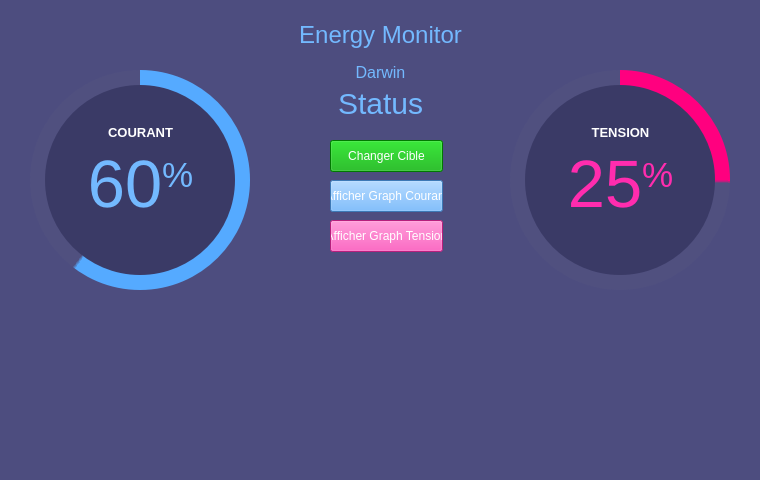
<?xml version="1.0" encoding="UTF-8"?>
<ui version="4.0">
 <class>MainWindow</class>
 <widget class="QMainWindow" name="MainWindow">
  <property name="geometry">
   <rect>
    <x>0</x>
    <y>0</y>
    <width>760</width>
    <height>480</height>
   </rect>
  </property>
  <property name="minimumSize">
   <size>
    <width>760</width>
    <height>480</height>
   </size>
  </property>
  <property name="maximumSize">
   <size>
    <width>760</width>
    <height>480</height>
   </size>
  </property>
  <property name="windowTitle">
   <string>Energy Monitor</string>
  </property>
  <property name="styleSheet">
   <string notr="true">background-color: rgb(77, 77, 127);</string>
  </property>
  <widget class="QWidget" name="centralwidget">
   <widget class="QFrame" name="circularProgressBar_Main">
    <property name="geometry">
     <rect>
      <x>20</x>
      <y>60</y>
      <width>240</width>
      <height>240</height>
     </rect>
    </property>
    <property name="styleSheet">
     <string notr="true">background-color: none;</string>
    </property>
    <property name="frameShape">
     <enum>QFrame::NoFrame</enum>
    </property>
    <property name="frameShadow">
     <enum>QFrame::Raised</enum>
    </property>
    <widget class="QFrame" name="circularProgressCPU">
     <property name="geometry">
      <rect>
       <x>10</x>
       <y>10</y>
       <width>220</width>
       <height>220</height>
      </rect>
     </property>
     <property name="styleSheet">
      <string notr="true">QFrame{
	border-radius: 110px;	
	background-color: qconicalgradient(cx:0.5, cy:0.5, angle:90, stop:0.400 rgba(85, 170, 255, 255), stop:0.395 rgba(255, 255, 255, 0));
}</string>
     </property>
     <property name="frameShape">
      <enum>QFrame::StyledPanel</enum>
     </property>
     <property name="frameShadow">
      <enum>QFrame::Raised</enum>
     </property>
    </widget>
    <widget class="QFrame" name="circularBg">
     <property name="geometry">
      <rect>
       <x>10</x>
       <y>10</y>
       <width>220</width>
       <height>220</height>
      </rect>
     </property>
     <property name="styleSheet">
      <string notr="true">QFrame{
	border-radius: 110px;	
	background-color: rgba(85, 85, 127, 100);
}</string>
     </property>
     <property name="frameShape">
      <enum>QFrame::StyledPanel</enum>
     </property>
     <property name="frameShadow">
      <enum>QFrame::Raised</enum>
     </property>
    </widget>
    <widget class="QFrame" name="circularContainer">
     <property name="geometry">
      <rect>
       <x>25</x>
       <y>25</y>
       <width>190</width>
       <height>190</height>
      </rect>
     </property>
     <property name="baseSize">
      <size>
       <width>0</width>
       <height>0</height>
      </size>
     </property>
     <property name="styleSheet">
      <string notr="true">QFrame{
	border-radius: 95px;	
	background-color: rgb(58, 58, 102);
}</string>
     </property>
     <property name="frameShape">
      <enum>QFrame::StyledPanel</enum>
     </property>
     <property name="frameShadow">
      <enum>QFrame::Raised</enum>
     </property>
     <widget class="QWidget" name="layoutWidget">
      <property name="geometry">
       <rect>
        <x>10</x>
        <y>40</y>
        <width>171</width>
        <height>125</height>
       </rect>
      </property>
      <layout class="QGridLayout" name="infoLayout">
       <item row="0" column="0">
        <widget class="QLabel" name="labelAplicationName">
         <property name="font">
          <font>
           <family>Helvetica Neue</family>
           <pointsize>10</pointsize>
          </font>
         </property>
         <property name="styleSheet">
          <string notr="true">color: #FFFFFF; background-color: none;</string>
         </property>
         <property name="text">
          <string>&lt;strong&gt;COURANT&lt;/strong&gt;</string>
         </property>
         <property name="alignment">
          <set>Qt::AlignCenter</set>
         </property>
        </widget>
       </item>
       <item row="1" column="0">
        <widget class="QLabel" name="labelPercentageCPU">
         <property name="font">
          <font>
           <family>Helvetica Neue</family>
           <pointsize>30</pointsize>
          </font>
         </property>
         <property name="styleSheet">
          <string notr="true">color: rgb(115, 185, 255); padding: 0px; background-color: none;</string>
         </property>
         <property name="text">
          <string>&lt;p align=&quot;center&quot;&gt;&lt;span style=&quot; font-size:50pt;&quot;&gt;60&lt;/span&gt;&lt;span style=&quot; font-size:40pt; vertical-align:super;&quot;&gt;%&lt;/span&gt;&lt;/p&gt;</string>
         </property>
         <property name="alignment">
          <set>Qt::AlignCenter</set>
         </property>
         <property name="indent">
          <number>-1</number>
         </property>
        </widget>
       </item>
       <item row="2" column="0">
        <widget class="QLabel" name="labelCredits">
         <property name="font">
          <font>
           <family>Helvetica Neue</family>
           <pointsize>8</pointsize>
          </font>
         </property>
         <property name="styleSheet">
          <string notr="true">color: rgb(148, 148, 216); background-color: none;</string>
         </property>
         <property name="text">
          <string>&lt;html&gt;&lt;head/&gt;&lt;body&gt;&lt;p&gt;&lt;br/&gt;&lt;/p&gt;&lt;/body&gt;&lt;/html&gt;</string>
         </property>
         <property name="alignment">
          <set>Qt::AlignCenter</set>
         </property>
        </widget>
       </item>
      </layout>
     </widget>
    </widget>
    <zorder>circularBg</zorder>
    <zorder>circularProgressCPU</zorder>
    <zorder>circularContainer</zorder>
   </widget>
   <widget class="QFrame" name="circularProgressBar_Main_3">
    <property name="geometry">
     <rect>
      <x>500</x>
      <y>60</y>
      <width>240</width>
      <height>240</height>
     </rect>
    </property>
    <property name="styleSheet">
     <string notr="true">background-color: none;</string>
    </property>
    <property name="frameShape">
     <enum>QFrame::NoFrame</enum>
    </property>
    <property name="frameShadow">
     <enum>QFrame::Raised</enum>
    </property>
    <widget class="QFrame" name="circularProgressRAM">
     <property name="geometry">
      <rect>
       <x>10</x>
       <y>10</y>
       <width>220</width>
       <height>220</height>
      </rect>
     </property>
     <property name="styleSheet">
      <string notr="true">QFrame{
	border-radius: 110px;	
	background-color: qconicalgradient(cx:0.5, cy:0.5, angle:90, stop:0.750 rgba(255, 0, 127, 255), stop:0.745 rgba(255, 255, 255, 0));
}</string>
     </property>
     <property name="frameShape">
      <enum>QFrame::StyledPanel</enum>
     </property>
     <property name="frameShadow">
      <enum>QFrame::Raised</enum>
     </property>
    </widget>
    <widget class="QFrame" name="circularBg_3">
     <property name="geometry">
      <rect>
       <x>10</x>
       <y>10</y>
       <width>220</width>
       <height>220</height>
      </rect>
     </property>
     <property name="styleSheet">
      <string notr="true">QFrame{
	border-radius: 110px;	
	background-color: rgba(85, 85, 127, 100);
}</string>
     </property>
     <property name="frameShape">
      <enum>QFrame::StyledPanel</enum>
     </property>
     <property name="frameShadow">
      <enum>QFrame::Raised</enum>
     </property>
    </widget>
    <widget class="QFrame" name="circularContainer_3">
     <property name="geometry">
      <rect>
       <x>25</x>
       <y>25</y>
       <width>190</width>
       <height>190</height>
      </rect>
     </property>
     <property name="baseSize">
      <size>
       <width>0</width>
       <height>0</height>
      </size>
     </property>
     <property name="styleSheet">
      <string notr="true">QFrame{
	border-radius: 95px;	
	background-color: rgb(58, 58, 102);
}</string>
     </property>
     <property name="frameShape">
      <enum>QFrame::StyledPanel</enum>
     </property>
     <property name="frameShadow">
      <enum>QFrame::Raised</enum>
     </property>
     <widget class="QWidget" name="layoutWidget_3">
      <property name="geometry">
       <rect>
        <x>10</x>
        <y>40</y>
        <width>171</width>
        <height>125</height>
       </rect>
      </property>
      <layout class="QGridLayout" name="infoLayout_3">
       <item row="0" column="0">
        <widget class="QLabel" name="labelAplicationName_3">
         <property name="font">
          <font>
           <family>Helvetica Neue</family>
           <pointsize>10</pointsize>
          </font>
         </property>
         <property name="styleSheet">
          <string notr="true">color: #FFFFFF; background-color: none;</string>
         </property>
         <property name="text">
          <string>&lt;strong&gt;TENSION&lt;/strong&gt;</string>
         </property>
         <property name="alignment">
          <set>Qt::AlignCenter</set>
         </property>
        </widget>
       </item>
       <item row="1" column="0">
        <widget class="QLabel" name="labelPercentageRAM">
         <property name="font">
          <font>
           <family>Helvetica Neue</family>
           <pointsize>30</pointsize>
          </font>
         </property>
         <property name="styleSheet">
          <string notr="true">color: rgb(255, 44, 174); padding: 0px; background-color: none;</string>
         </property>
         <property name="text">
          <string>&lt;p align=&quot;center&quot;&gt;&lt;span style=&quot; font-size:50pt;&quot;&gt;25&lt;/span&gt;&lt;span style=&quot; font-size:40pt; vertical-align:super;&quot;&gt;%&lt;/span&gt;&lt;/p&gt;</string>
         </property>
         <property name="alignment">
          <set>Qt::AlignCenter</set>
         </property>
         <property name="indent">
          <number>-1</number>
         </property>
        </widget>
       </item>
       <item row="2" column="0">
        <widget class="QLabel" name="labelCredits_3">
         <property name="font">
          <font>
           <family>Helvetica Neue</family>
           <pointsize>8</pointsize>
          </font>
         </property>
         <property name="styleSheet">
          <string notr="true">color: rgb(148, 148, 216); background-color: none;</string>
         </property>
         <property name="text">
          <string>&lt;html&gt;&lt;head/&gt;&lt;body&gt;&lt;p&gt;&lt;br/&gt;&lt;/p&gt;&lt;/body&gt;&lt;/html&gt;</string>
         </property>
         <property name="alignment">
          <set>Qt::AlignCenter</set>
         </property>
        </widget>
       </item>
      </layout>
     </widget>
    </widget>
    <zorder>circularBg_3</zorder>
    <zorder>circularProgressRAM</zorder>
    <zorder>circularContainer_3</zorder>
   </widget>
   <widget class="QLabel" name="label_title">
    <property name="geometry">
     <rect>
      <x>60</x>
      <y>10</y>
      <width>641</width>
      <height>50</height>
     </rect>
    </property>
    <property name="styleSheet">
     <string notr="true">color: rgb(115, 185, 255); background-color: none; font-size: 24px;</string>
    </property>
    <property name="text">
     <string>Energy Monitor</string>
    </property>
    <property name="alignment">
     <set>Qt::AlignCenter</set>
    </property>
   </widget>
   <widget class="QWidget" name="gridLayoutWidget">
    <property name="geometry">
     <rect>
      <x>20</x>
      <y>320</y>
      <width>721</width>
      <height>151</height>
     </rect>
    </property>
    <layout class="QGridLayout" name="gridLayout"/>
   </widget>
   <widget class="QPushButton" name="pushButton">
    <property name="geometry">
     <rect>
      <x>330</x>
      <y>180</y>
      <width>113</width>
      <height>32</height>
     </rect>
    </property>
    <property name="styleSheet">
     <string notr="true">background-color: rgba(85, 170, 255, 255);
color: white;</string>
    </property>
    <property name="text">
     <string>Afficher Graph Courant</string>
    </property>
   </widget>
   <widget class="QPushButton" name="pushButton_2">
    <property name="geometry">
     <rect>
      <x>330</x>
      <y>220</y>
      <width>113</width>
      <height>32</height>
     </rect>
    </property>
    <property name="styleSheet">
     <string notr="true">background-color: rgb(255, 44, 174);
color: white;</string>
    </property>
    <property name="text">
     <string>Afficher Graph Tension</string>
    </property>
   </widget>
   <widget class="QLabel" name="label">
    <property name="geometry">
     <rect>
      <x>210</x>
      <y>64</y>
      <width>341</width>
      <height>16</height>
     </rect>
    </property>
    <property name="styleSheet">
     <string notr="true">color: rgb(115, 185, 255); font-size: 16px; padding-left: 2px; padding-right: 2px; border: none;</string>
    </property>
    <property name="text">
     <string>Darwin</string>
    </property>
    <property name="alignment">
     <set>Qt::AlignCenter</set>
    </property>
   </widget>
   <widget class="QLabel" name="label_2">
    <property name="geometry">
     <rect>
      <x>260</x>
      <y>88</y>
      <width>241</width>
      <height>31</height>
     </rect>
    </property>
    <property name="sizePolicy">
     <sizepolicy hsizetype="Preferred" vsizetype="Fixed">
      <horstretch>0</horstretch>
      <verstretch>0</verstretch>
     </sizepolicy>
    </property>
    <property name="mouseTracking">
     <bool>true</bool>
    </property>
    <property name="styleSheet">
     <string notr="true">color: rgb(115, 185, 255); background-color: none; font-size: 30px;</string>
    </property>
    <property name="text">
     <string>Status</string>
    </property>
    <property name="textFormat">
     <enum>Qt::AutoText</enum>
    </property>
    <property name="scaledContents">
     <bool>false</bool>
    </property>
    <property name="alignment">
     <set>Qt::AlignCenter</set>
    </property>
   </widget>
   <widget class="QPushButton" name="pushButton_3">
    <property name="geometry">
     <rect>
      <x>330</x>
      <y>140</y>
      <width>113</width>
      <height>32</height>
     </rect>
    </property>
    <property name="styleSheet">
     <string notr="true">background-color: rgba(0, 170, 0, 255);
color: white;</string>
    </property>
    <property name="text">
     <string>Changer Cible</string>
    </property>
   </widget>
  </widget>
 </widget>
 <resources/>
 <connections/>
</ui>
